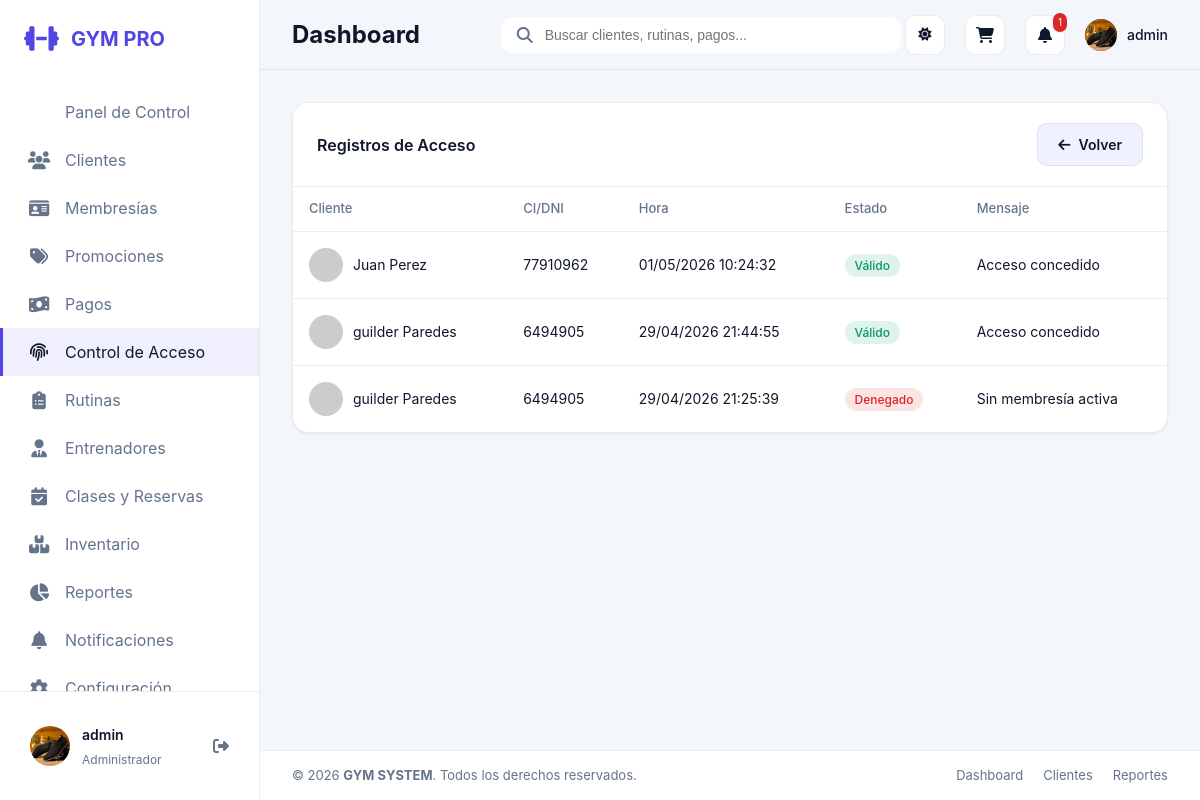
The app's page /acceso/historial/ (signed in) with its own data.
### apps/core/models.py (models this page shows, shortened)
class UserProfile(models.Model):
    ROLE_ADMIN = 'ADMIN'
    ROLE_RECEPTION = 'RECEPCIONISTA'
    ROLE_TRAINER = 'ENTRENADOR'
    ROLE_CLIENT = 'CLIENTE'
    ROLE_CHOICES = [
        (ROLE_ADMIN, 'Administrador'),
        (ROLE_RECEPTION, 'Recepcionista'),
        (ROLE_TRAINER, 'Entrenador'),
        (ROLE_CLIENT, 'Cliente'),
    ]
    user = models.OneToOneField(settings.AUTH_USER_MODEL, on_delete=models.CASCADE, related_name='profile')
    role = models.CharField(max_length=20, choices=ROLE_CHOICES, default=ROLE_RECEPTION)
    profile_photo = models.ImageField(upload_to='perfiles/', blank=True, null=True)
    client = models.OneToOneField(Client, on_delete=models.SET_NULL, null=True, blank=True, related_name='auth_profile')
    trainer = models.OneToOneField(Trainer, on_delete=models.SET_NULL, null=True, blank=True, related_name='auth_profile')
    @property
    def role_label(self):
        return self.get_role_display()

### apps/access/models.py (models this page shows, shortened)
class AccessRecord(models.Model):
    client = models.ForeignKey(Client, on_delete=models.CASCADE)
    timestamp = models.DateTimeField(default=timezone.now)
    entry_type = models.CharField(max_length=50, choices=[
        ('ENTRADA', 'Entrada'),
        ('SALIDA', 'Salida'),
    ], default='ENTRADA')
    method = models.CharField(max_length=50, choices=[
        ('QR', 'QR'),
        ('CODIGO', 'Código'),
        ('HUELLA', 'Huella'),
    ], default='CODIGO')
    valid = models.BooleanField(default=True)
    message = models.CharField(max_length=255, blank=True)

### apps/clients/models.py (models this page shows, shortened)
class Client(models.Model):
    first_name = models.CharField(max_length=120)
    last_name = models.CharField(max_length=120)
    ci = models.CharField(max_length=40, unique=True)
    phone = models.CharField(max_length=40)
    email = models.EmailField(blank=True)
    profile_photo = models.ImageField(upload_to='clientes/', blank=True, null=True)
    join_date = models.DateField(default=timezone.now)
    is_active = models.BooleanField(default=True)
    height_cm = models.DecimalField(max_digits=5, decimal_places=2, blank=True, null=True)
    weight_kg = models.DecimalField(max_digits=5, decimal_places=2, blank=True, null=True)
    trainer = models.ForeignKey(Trainer, on_delete=models.SET_NULL, blank=True, null=True, related_name='clients')
    notes = models.TextField(blank=True)
    @property
    def full_name(self):
        return f'{self.first_name} {self.last_name}'

### apps/access/views.py (the view)
# urls.py: path('historial/', views.access_history, name='access_history'),
@role_required(UserProfile.ROLE_ADMIN, UserProfile.ROLE_RECEPTION)
def access_history(request):
    access_records = AccessRecord.objects.all().order_by('-timestamp')
    context = {'access_records': access_records}
    return render(request, 'access/access_history.html', context)

### apps/core/permissions.py (called while the page is built)
def get_user_profile(user):
    if not user or not user.is_authenticated:
        return None
    default_role = UserProfile.ROLE_ADMIN if user.is_superuser else UserProfile.ROLE_RECEPTION
    profile, _ = UserProfile.objects.get_or_create(
        user=user,
        defaults={'role': default_role},
    )
    if user.is_superuser and profile.role != UserProfile.ROLE_ADMIN:
        profile.role = UserProfile.ROLE_ADMIN
        profile.save(update_fields=['role'])
    return profile

def get_user_role(user):
    if not user or not user.is_authenticated:
        return None
    if user.is_superuser:
        return UserProfile.ROLE_ADMIN
    profile = get_user_profile(user)
    return profile.role if profile else None

def get_role_label(role):
    return ROLE_LABELS.get(role, 'Sin rol')

def get_linked_client(user):
    profile = get_user_profile(user)
    return profile.client if profile else None

def get_linked_trainer(user):
    profile = get_user_profile(user)
    return profile.trainer if profile else None

def has_role(user, *allowed_roles):
    role = get_user_role(user)
    return role in allowed_roles

def role_required(*allowed_roles):
    def decorator(view_func):
        @wraps(view_func)
        def wrapped_view(request, *args, **kwargs):
            if not request.user.is_authenticated:
                return redirect('login')
            if has_role(request.user, *allowed_roles):
                return view_func(request, *args, **kwargs)
            messages.error(request, 'No tienes permisos para acceder a esta sección.')
            return redirect('dashboard')
        return wrapped_view
    return decorator

### templates/access/access_history.html (shortened to what this page needs)
{% extends 'base.html' %}
{% block content %}
<div class="card">
    <div class="card-header" style="display: flex; align-items: center; justify-content: space-between; gap: 16px;">
        <h3 class="card-title">Registros de Acceso</h3>
        <a href="{% url 'access_panel' %}" class="btn btn-secondary btn-sm"><i class="fas fa-arrow-left"></i> Volver</a>
    </div>
    <div class="card-body" style="padding: 0;">
        <div class="table-container">
            <table>
                <thead>
                    <tr>
                        <th>Cliente</th>
                        <th>CI/DNI</th>
                        <th>Hora</th>
                        <th>Estado</th>
                        <th>Mensaje</th>
                    </tr>
                </thead>
                <tbody>
                    {% for access in access_records %}
                    <tr>
                        <td>
                            <div style="display: flex; align-items: center; gap: 10px;">
                                <img src="https://ui-avatars.com/api/?name={{ access.client.full_name }}&background=random" style="width: 34px; height: 34px; border-radius: 50%; object-fit: cover;">
                                <span>{{ access.client.full_name }}</span>
                            </div>
                        </td>
                        <td>{{ access.client.ci }}</td>
                        <td>{{ access.timestamp|date:"d/m/Y H:i:s" }}</td>
                        <td>
                            {% if access.valid %}
                            <span class="badge-status status-active">Válido</span>
                            {% else %}
                            <span class="badge-status status-expired">Denegado</span>
                            {% endif %}
                        </td>
                        <td>{{ access.message }}</td>
                    </tr>
                    {% empty %}
                    <tr>
                        <td colspan="5" style="text-align: center; padding: 48px; color: var(--text-muted);">No hay registros de acceso.</td>
                    </tr>
                    {% endfor %}
                </tbody>
            </table>
        </div>
    </div>
</div>
{% endblock %}

### templates/components/sidebar.html (shortened to what this page needs)
<aside class="sidebar" id="sidebar">
    <div class="sidebar-header">
        <a href="{% url 'dashboard' %}" class="logo">
            <i class="fas fa-dumbbell"></i>
            <span>GYM PRO</span>
        </a>
    </div>
    <nav class="sidebar-nav">
        <a href="{% url 'dashboard' %}" class="nav-item {% if request.resolver_match.url_name == 'dashboard' %}active{% endif %}">
            <span>Panel de Control</span>
        </a>
        {% if request.user.profile.role == 'ADMIN' or request.user.profile.role == 'RECEPCIONISTA' %}
        <a href="{% url 'client_list' %}" class="nav-item {% if 'client' in request.resolver_match.url_name %}active{% endif %}">
            <i class="fas fa-users"></i>
            <span>Clientes</span>
        </a>
        {% endif %}
        {% if request.user.profile.role == 'ADMIN' or request.user.profile.role == 'RECEPCIONISTA' %}
        <a href="{% url 'plan_list' %}" class="nav-item {% if 'plan' in request.resolver_match.url_name %}active{% endif %}">
            <i class="fas fa-id-card"></i>
            <span>Membresías</span>
        </a>
        {% endif %}
        {% if request.user.profile.role == 'ADMIN' %}
        <a href="{% url 'promotion_list' %}" class="nav-item {% if 'promotion' in request.resolver_match.url_name %}active{% endif %}">
            <i class="fas fa-tags"></i>
            <span>Promociones</span>
        </a>
        {% endif %}
        {% if request.user.profile.role == 'ADMIN' or request.user.profile.role == 'RECEPCIONISTA' %}
        <a href="{% url 'payment_list' %}" class="nav-item {% if 'payment' in request.resolver_match.url_name %}active{% endif %}">
            <i class="fas fa-money-bill-wave"></i>
            <span>Pagos</span>
        </a>
        {% endif %}
        {% if request.user.profile.role == 'ADMIN' or request.user.profile.role == 'RECEPCIONISTA' %}
        <a href="{% url 'access_panel' %}" class="nav-item {% if 'access' in request.resolver_match.url_name %}active{% endif %}">
            <i class="fas fa-fingerprint"></i>
            <span>Control de Acceso</span>
        </a>
        {% endif %}
        {% if request.user.profile.role == 'ADMIN' or request.user.profile.role == 'ENTRENADOR' %}
        <a href="{% url 'routine_list' %}" class="nav-item {% if 'routine' in request.resolver_match.url_name %}active{% endif %}">
            <i class="fas fa-clipboard-list"></i>
            <span>Rutinas</span>
        </a>
        {% endif %}
        {% if request.user.profile.role == 'ADMIN' %}
        <a href="{% url 'trainers:list' %}" class="nav-item {% if 'trainers' in request.resolver_match.app_name %}active{% endif %}">
            <i class="fas fa-user-tie"></i>
            <span>Entrenadores</span>
        </a>
        {% endif %}
        {% if request.user.profile.role != 'CLIENTE' %}
        <a href="{% url 'reservation_list' %}" class="nav-item {% if 'reservation' in request.resolver_match.url_name %}active{% endif %}">
            <i class="fas fa-calendar-check"></i>
            <span>Clases y Reservas</span>
        </a>
        {% endif %}
        {% if request.user.profile.role == 'ADMIN' or request.user.profile.role == 'RECEPCIONISTA' %}
        <a href="{% url 'product_list' %}" class="nav-item {% if 'product' in request.resolver_match.url_name %}active{% endif %}">
            <i class="fas fa-boxes-stacked"></i>
            <span>Inventario</span>
        </a>
        {% endif %}
        {% if request.user.profile.role == 'ADMIN' %}
        <a href="{% url 'reports_dashboard' %}" class="nav-item {% if 'reports' in request.resolver_match.url_name %}active{% endif %}">
            <i class="fas fa-chart-pie"></i>
            <span>Reportes</span>
        </a>
        {% endif %}
        {% if request.user.profile.role != 'CLIENTE' %}
        <a href="{% url 'notification_list' %}" class="nav-item {% if 'notification' in request.resolver_match.url_name %}active{% endif %}">
            <i class="fas fa-bell"></i>
            <span>Notificaciones</span>
        </a>
        {% endif %}
        {% if request.user.profile.role == 'ADMIN' %}
        <a href="{% url 'system_settings' %}" class="nav-item {% if 'system_settings' in request.resolver_match.url_name %}active{% endif %}">
            <i class="fas fa-gear"></i>
            <span>Configuración</span>
        </a>
        {% endif %}
    </nav>
    <div class="sidebar-footer">
        <div class="user-profile">
            {% if request.user.profile.role == 'CLIENTE' and request.user.profile.client.profile_photo %}
                <img src="{{ request.user.profile.client.profile_photo.url }}" alt="User" class="user-avatar">
            {% elif request.user.profile.profile_photo %}
                <img src="{{ request.user.profile.profile_photo.url }}" alt="User" class="user-avatar">
            {% else %}
                <img src="https://ui-avatars.com/api/?name={{ request.user.get_full_name|default:request.user.username }}&background=6366f1&color=fff" alt="User" class="user-avatar">
            {% endif %}
            <div class="user-info">
                <span class="user-name">{{ request.user.get_full_name|default:request.user.username }}</span>
                <span class="user-role">{{ request.user.profile.role_label }}</span>
            </div>
            <a href="{% url 'logout' %}" title="Cerrar Sesión" style="color: var(--text-muted);"><i class="fas fa-sign-out-alt"></i></a>
        </div>
    </div>
</aside>

### templates/components/navbar.html (shortened to what this page needs)
<nav class="navbar">
    <div class="navbar-left">
        <h2 class="page-title">
            {% block page_title %}Dashboard{% endblock %}
        </h2>
    </div>
    <div class="navbar-center">
        <div class="search-bar">
            <i class="fas fa-search"></i>
            <input type="text" placeholder="Buscar clientes, rutinas, pagos...">
        </div>
    </div>
    <div class="navbar-right">
        <div class="navbar-actions">
            <button type="button" class="nav-btn theme-toggle" id="themeToggle" title="Cambiar tema" aria-label="Cambiar tema">
                <i class="fas fa-sun theme-icon theme-icon-light"></i>
            </button>
            <a href="{% url 'cart_detail' %}" class="nav-btn" title="Carrito de Ventas">
                <i class="fas fa-shopping-cart"></i>
            </a>
            <a href="{% url 'notification_list' %}" class="nav-btn" title="Notificaciones">
                <i class="fas fa-bell"></i>
                {% if notifications_count > 0 %}
                <span class="badge">{{ notifications_count }}</span>
                {% endif %}
            </a>
            <div class="user-menu">
                <div class="user-avatar-mini">
                    {% if request.user.profile.role == 'CLIENTE' and request.user.profile.client.profile_photo %}
                        <img src="{{ request.user.profile.client.profile_photo.url }}" style="width: 100%; height: 100%; border-radius: 50%; object-fit: cover;">
                    {% elif request.user.profile.profile_photo %}
                        <img src="{{ request.user.profile.profile_photo.url }}" style="width: 100%; height: 100%; border-radius: 50%; object-fit: cover;">
                    {% else %}
                        {{ request.user.username|slice:":1"|upper }}
                    {% endif %}
                </div>
                <span class="user-name-mini">{{ request.user.username }}</span>
            </div>
        </div>
    </div>
</nav>

### records on screen
AccessRecord: client.full_name "Juan Perez", client.ci "77910962", timestamp "01/05/2026 10:24:32", valid "Válido", message "Acceso concedido"
AccessRecord: client.full_name "guilder Paredes", client.ci "6494905", timestamp "29/04/2026 21:44:55", valid "Válido", message "Acceso concedido"
AccessRecord: client.full_name "guilder Paredes", client.ci "6494905", timestamp "29/04/2026 21:25:39", valid "Denegado", message "Sin membresía activa"

### other values on screen
{{ request.user.get_full_name|default:request.user.username }} "admin"
{{ request.user.profile.role_label }} "Administrador"
{{ notifications_count }} "1"
{{ request.user.username }} "admin"
